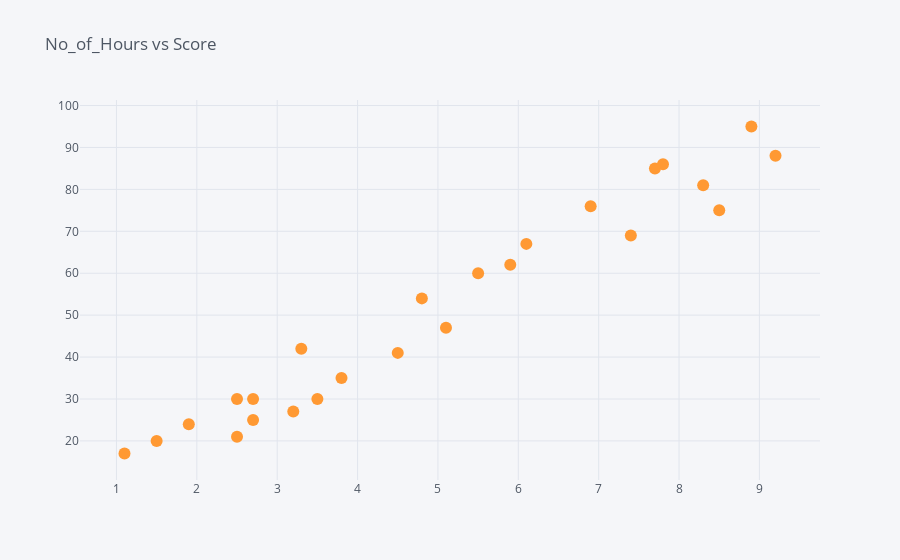

Notebook cell for this chart:
### Markdown cell above
Visualizing the dataset by ploting 'No. of hours' vs 'Scores'

### Code cell
fig = df.iplot(x = 'Hours',y = 'Scores',kind='scatter',mode ='markers',title='No_of_Hours vs Score')

### Figure 1 — Plotly figure (JSON) as saved in the notebook; plotly's stock layout.template omitted (floating-point values rounded to 4 significant figures)
{"data": [{"line": {"color": "rgba(255, 153, 51, 1.0)", "dash": "solid", "shape": "linear", "width": 1.3}, "marker": {"size": 12, "symbol": "circle"}, "mode": "markers", "name": "Scores", "text": "", "type": "scatter", "x": [2.5, 5.1, 3.2, 8.5, 3.5, 1.5, 9.2, 5.5, 8.3, 2.7, 7.7, 5.9, 4.5, 3.3, 1.1, 8.9, 2.5, 1.9, 6.1, 7.4, 2.7, 4.8, 3.8, 6.9, 7.8], "y": [21, 47, 27, 75, 30, 20, 88, 60, 81, 25, 85, 62, 41, 42, 17, 95, 30, 24, 67, 69, 30, 54, 35, 76, 86]}], "layout": {"legend": {"bgcolor": "#F5F6F9", "font": {"color": "#4D5663"}}, "paper_bgcolor": "#F5F6F9", "plot_bgcolor": "#F5F6F9", "title": {"font": {"color": "#4D5663"}, "text": "No_of_Hours vs Score"}, "xaxis": {"gridcolor": "#E1E5ED", "showgrid": true, "tickfont": {"color": "#4D5663"}, "title": {"font": {"color": "#4D5663"}, "text": ""}, "zerolinecolor": "#E1E5ED"}, "yaxis": {"gridcolor": "#E1E5ED", "showgrid": true, "tickfont": {"color": "#4D5663"}, "title": {"font": {"color": "#4D5663"}, "text": ""}, "zerolinecolor": "#E1E5ED"}}}
